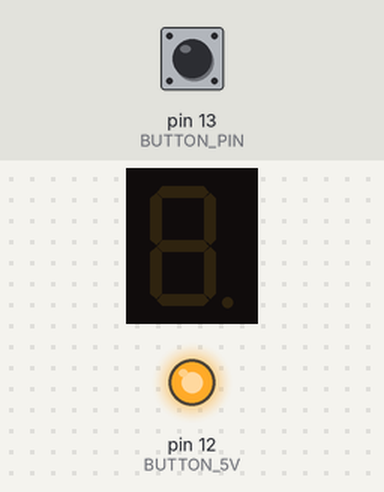
Bench run of a sketch on a simulated Arduino Mega 2560, built with avr-gcc and run on an emulated ATmega2560. On the bench: 1-digit seven-segment display, output pins drawn as LEDs (lit = HIGH). Inputs (shaded band) come from the test bench; at power-on: pin 13 (BUTTON_PIN) LOW. Random numbers use the default seed unless the sketch sets one; pins used as bus, display or sensor lines are not drawn.

Above: at 3.8 s.
3.9 s: pin 13 (BUTTON_PIN) pulled HIGH for 3.2 s
At 6.8 s:
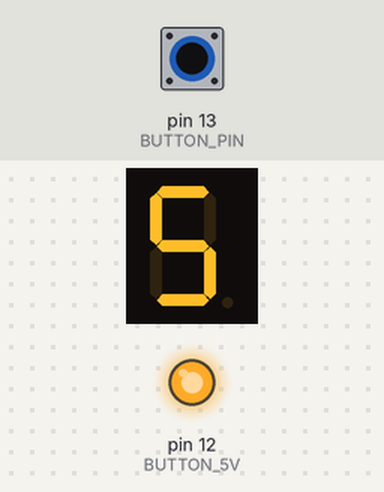
8.6 s: pin 13 (BUTTON_PIN) pulled HIGH for 1.8 s
At 10.3 s:
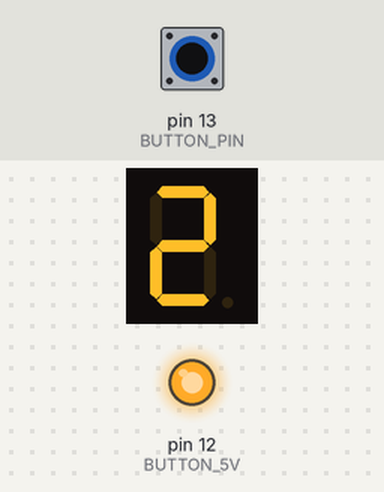
11.9 s: pin 13 (BUTTON_PIN) pulled HIGH for 1.8 s
At 14.0 s:
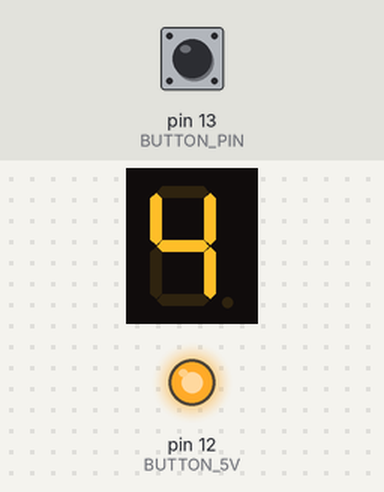
Timing chart, 0 to 15.5 s (numbered marks = the images above; inputs shaded):
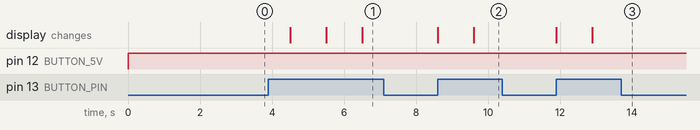

Measured:
- after the input at 3.9 s, the display: changes after 0.60 s (image 1)
- after the input at 8.6 s, the display: first changes at once (image 2 shows a later state)
- after the input at 11.9 s, the display: first changes at once (image 3 shows a later state)

The sketch:

rolling-dice.ino
```cpp
// Digital Out Number to Seven Segment Display (Low Pin Line)
const int DISPLAY_PIN_01 = 22;
const int DISPLAY_PIN_02 = 24;
const int DISPLAY_PIN_04 = 26;
const int DISPLAY_PIN_05 = 28;
// Digital Out Number to Seven Segment Display (High Pin Line)
const int DISPLAY_PIN_06 = 4;
const int DISPLAY_PIN_07 = 5;
const int DISPLAY_PIN_09 = 6;
const int DISPLAY_PIN_10 = 7;
// Set Segments by Pins (Just Table)
const int A = DISPLAY_PIN_09;
const int B = DISPLAY_PIN_10;
const int C = DISPLAY_PIN_04;
const int D = DISPLAY_PIN_02;
const int E = DISPLAY_PIN_01;
const int F = DISPLAY_PIN_07;
const int G = DISPLAY_PIN_06;
const int DP = DISPLAY_PIN_05;

// Digital Out Number to Button
const int BUTTON_5V = 12;
const int BUTTON_PIN = 13;

// Include Library for 4-Digit 7-Segment Display Using
#include "SevSeg.h"
SevSeg sevseg;

// Set Variables for loop
int number = 0;
int point = 0;
int buttonState = 0;
unsigned long timer;

void setup() {
	// Set Display Pins to Output Mode
	pinMode(A, OUTPUT);
	pinMode(B, OUTPUT);
	pinMode(C, OUTPUT);
	pinMode(D, OUTPUT);
	pinMode(E, OUTPUT);
	pinMode(F, OUTPUT);
	pinMode(G, OUTPUT);
	pinMode(DP, OUTPUT);

	// Set Display Pins
	pinMode(BUTTON_5V, OUTPUT);
	pinMode(BUTTON_PIN, INPUT);

	// SevenSegment Library Settings
	byte numDigits = 1;
	byte digitPins[] = {};	// For 1 Digit
	byte segmentPins[] = {A, B, C, D, E, F, G, DP};
	bool resistorsOnSegments = true;
	bool updateWithDelaysIn = true;
	byte hardwareConfig = COMMON_CATHODE;
	// SevenSegment Library Settings Turn On
	sevseg.begin(hardwareConfig, numDigits, digitPins, segmentPins, resistorsOnSegments);
}

void loop() {
	// Button Settings
	digitalWrite(BUTTON_5V, HIGH);
	buttonState = digitalRead(BUTTON_PIN);

	// Button On: Light Random Number and Blink of Dot
	if (buttonState == HIGH) {
		if (millis() - timer >= 1000) {
			timer = millis();
			point = !point;
		}
		sevseg.setNumber(number, point);
		sevseg.refreshDisplay();
		// Button Off: Rolling Dice and Get Random Number
	} else {
		rolling();
		number = random(0, 9);
	}
}

//Cycle Light in Circles
void rolling() {
	int pause = 250;
	digitalWrite(A, HIGH);
	delay(pause);
	refreshDisplay();
	digitalWrite(B, HIGH);
	delay(pause);
	refreshDisplay();
	digitalWrite(C, HIGH);
	delay(pause);
	refreshDisplay();
	digitalWrite(D, HIGH);
	delay(pause);
	refreshDisplay();
	digitalWrite(E, HIGH);
	delay(pause);
	refreshDisplay();
	digitalWrite(F, HIGH);
	delay(pause);
	refreshDisplay();
}

// Turn Off All Segments
void refreshDisplay() {
	digitalWrite(A, LOW);
	digitalWrite(B, LOW);
	digitalWrite(C, LOW);
	digitalWrite(D, LOW);
	digitalWrite(E, LOW);
	digitalWrite(F, LOW);
	digitalWrite(G, LOW);
	digitalWrite(DP, LOW);
}
```
